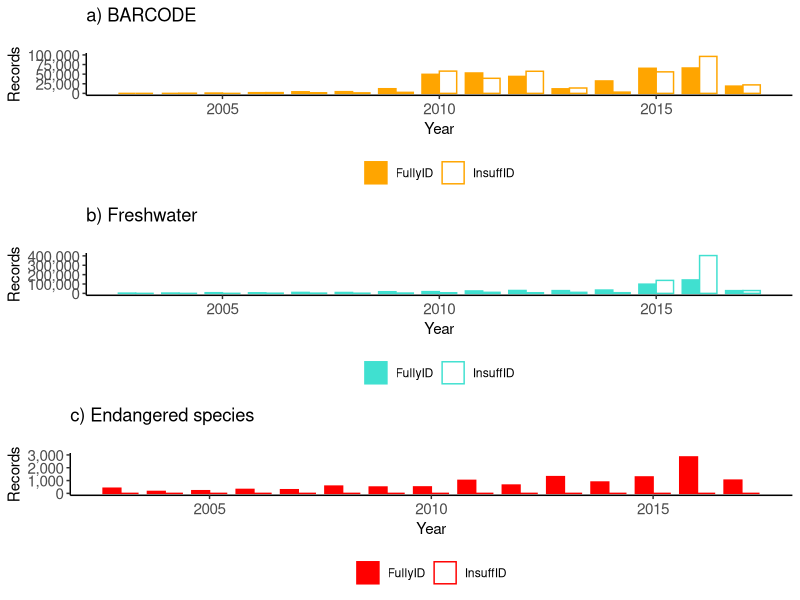

Source code (R):
library(reshape2)
library(ggplot2)
library(gridExtra)
library(scales)

#August 10, 2018 by Teresita M. Porter

# Export as CSV from Excel, fix line endings in vi %s/ctrl+v ctrl+m/\r/g
# Read in file
df<-read.csv("FS2.csv",header=TRUE)

#subset the data
barcode<-subset(df, DATASET=="BARCODE", select=Year:InsuffID)
freshwater<-subset(df, DATASET=="Freshwater", select=Year:InsuffID)
enspecies<-subset(df, DATASET=="ENspecies", select=Year:InsuffID)

#convert to long form
barcode.long<-melt(barcode, id.vars="Year")
freshwater.long<-melt(freshwater, id.vars="Year")
enspecies.long<-melt(enspecies, id.vars="Year")

#SFig2a BARCODE
SF2a<-ggplot(barcode.long, aes(Year, fill=variable, color=variable)) +
  geom_bar(aes(weight=value),width=0.8, position='dodge') +
  ggtitle("a) BARCODE\n") +
  theme_bw() +
  theme(panel.border = element_blank(),
        panel.grid.major = element_blank(),
        panel.grid.minor = element_blank(),
        axis.line = element_line(colour="black"),
        axis.title = element_text(size=11),
        axis.text = element_text(size=11),
        legend.position = "bottom",
        legend.title = element_blank()) +
  xlab("Year") +
  ylab("Records") +
  scale_y_continuous(limits = c(0,100000), label=comma) +
  scale_color_manual(values = c("orange","orange")) +
  scale_fill_manual(values = c("orange","white"))

#SFig2b Freshwater
SF2b<-ggplot(freshwater.long, aes(Year, fill=variable, color=variable)) +
  geom_bar(aes(weight=value),width=0.8, position='dodge') +
  ggtitle("b) Freshwater\n") +
  theme_bw() +
  theme(panel.border = element_blank(),
        panel.grid.major = element_blank(),
        panel.grid.minor = element_blank(),
        axis.line = element_line(colour="black"),
        axis.title = element_text(size=11),
        axis.text = element_text(size=11),
        legend.position = "bottom",
        legend.title = element_blank()) +
  xlab("Year") +
  ylab("Records") +
  scale_y_continuous(limits = c(0,410000), label=comma) +
  scale_color_manual(values = c("turquoise","turquoise")) +
  scale_fill_manual(values = c("turquoise","white"))

#SFig2c IUCN endangered species
SF2c<-ggplot(enspecies.long, aes(Year, fill=variable, color=variable)) +
  geom_bar(aes(weight=value),width=0.8, position='dodge') +
  ggtitle("c) Endangered species\n") +
  theme_bw() +
  theme(panel.border = element_blank(),
        panel.grid.major = element_blank(),
        panel.grid.minor = element_blank(),
        axis.line = element_line(colour="black"),
        axis.title = element_text(size=11),
        axis.text = element_text(size=11),
        legend.position = "bottom",
        legend.title = element_blank()) +
  xlab("Year") +
  ylab("Records") +
  scale_y_continuous(limits = c(0,3000), label=comma) +
  scale_color_manual(values = c("red","red")) +
  scale_fill_manual(values = c("red","white"))

pdf("SFig2.pdf")	
grid.arrange(SF2a, SF2b, SF2c, ncol=1)
dev.off()
